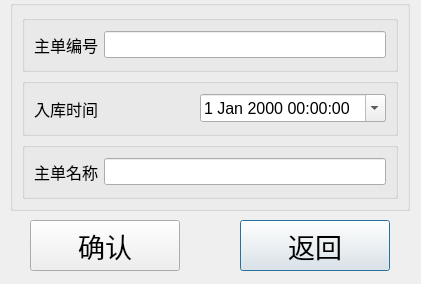
<?xml version="1.0" encoding="UTF-8"?>
<ui version="4.0">
 <class>Dialog</class>
 <widget class="QDialog" name="Dialog">
  <property name="geometry">
   <rect>
    <x>0</x>
    <y>0</y>
    <width>421</width>
    <height>284</height>
   </rect>
  </property>
  <property name="windowTitle">
   <string>Dialog</string>
  </property>
  <widget class="QGroupBox" name="groupBox_total">
   <property name="geometry">
    <rect>
     <x>10</x>
     <y>0</y>
     <width>400</width>
     <height>211</height>
    </rect>
   </property>
   <property name="font">
    <font>
     <pointsize>12</pointsize>
    </font>
   </property>
   <property name="title">
    <string/>
   </property>
   <layout class="QVBoxLayout" name="verticalLayout_2">
    <item>
     <widget class="QGroupBox" name="groupBox_gmno">
      <property name="font">
       <font>
        <pointsize>12</pointsize>
       </font>
      </property>
      <property name="title">
       <string/>
      </property>
      <layout class="QHBoxLayout" name="horizontalLayout_19">
       <item>
        <widget class="QLabel" name="label_gmno">
         <property name="font">
          <font>
           <pointsize>12</pointsize>
          </font>
         </property>
         <property name="text">
          <string>主单编号</string>
         </property>
        </widget>
       </item>
       <item>
        <widget class="QLineEdit" name="lineEdit_gmno">
         <property name="font">
          <font>
           <pointsize>12</pointsize>
          </font>
         </property>
        </widget>
       </item>
      </layout>
     </widget>
    </item>
    <item>
     <widget class="QGroupBox" name="groupBox_gmdate">
      <property name="font">
       <font>
        <pointsize>12</pointsize>
       </font>
      </property>
      <property name="title">
       <string/>
      </property>
      <layout class="QHBoxLayout" name="horizontalLayout_20">
       <item>
        <widget class="QLabel" name="label_gmdate">
         <property name="font">
          <font>
           <pointsize>12</pointsize>
          </font>
         </property>
         <property name="text">
          <string>入库时间</string>
         </property>
        </widget>
       </item>
       <item>
        <widget class="QDateTimeEdit" name="dateTimeEdit_gmdate">
         <property name="font">
          <font>
           <pointsize>12</pointsize>
          </font>
         </property>
         <property name="calendarPopup">
          <bool>true</bool>
         </property>
        </widget>
       </item>
      </layout>
     </widget>
    </item>
    <item>
     <widget class="QGroupBox" name="groupBox_gmname">
      <property name="font">
       <font>
        <pointsize>12</pointsize>
       </font>
      </property>
      <property name="title">
       <string/>
      </property>
      <layout class="QHBoxLayout" name="horizontalLayout_21">
       <item>
        <widget class="QLabel" name="label_gmname">
         <property name="font">
          <font>
           <pointsize>12</pointsize>
          </font>
         </property>
         <property name="text">
          <string>主单名称</string>
         </property>
        </widget>
       </item>
       <item>
        <widget class="QLineEdit" name="lineEdit_gmname">
         <property name="font">
          <font>
           <pointsize>12</pointsize>
          </font>
         </property>
        </widget>
       </item>
      </layout>
     </widget>
    </item>
   </layout>
  </widget>
  <widget class="QPushButton" name="pushButton_exit">
   <property name="geometry">
    <rect>
     <x>240</x>
     <y>220</y>
     <width>150</width>
     <height>51</height>
    </rect>
   </property>
   <property name="font">
    <font>
     <pointsize>20</pointsize>
    </font>
   </property>
   <property name="text">
    <string>返回</string>
   </property>
  </widget>
  <widget class="QPushButton" name="pushButton_submit">
   <property name="geometry">
    <rect>
     <x>30</x>
     <y>220</y>
     <width>150</width>
     <height>51</height>
    </rect>
   </property>
   <property name="font">
    <font>
     <pointsize>20</pointsize>
    </font>
   </property>
   <property name="text">
    <string>确认</string>
   </property>
  </widget>
 </widget>
 <resources/>
 <connections/>
</ui>
